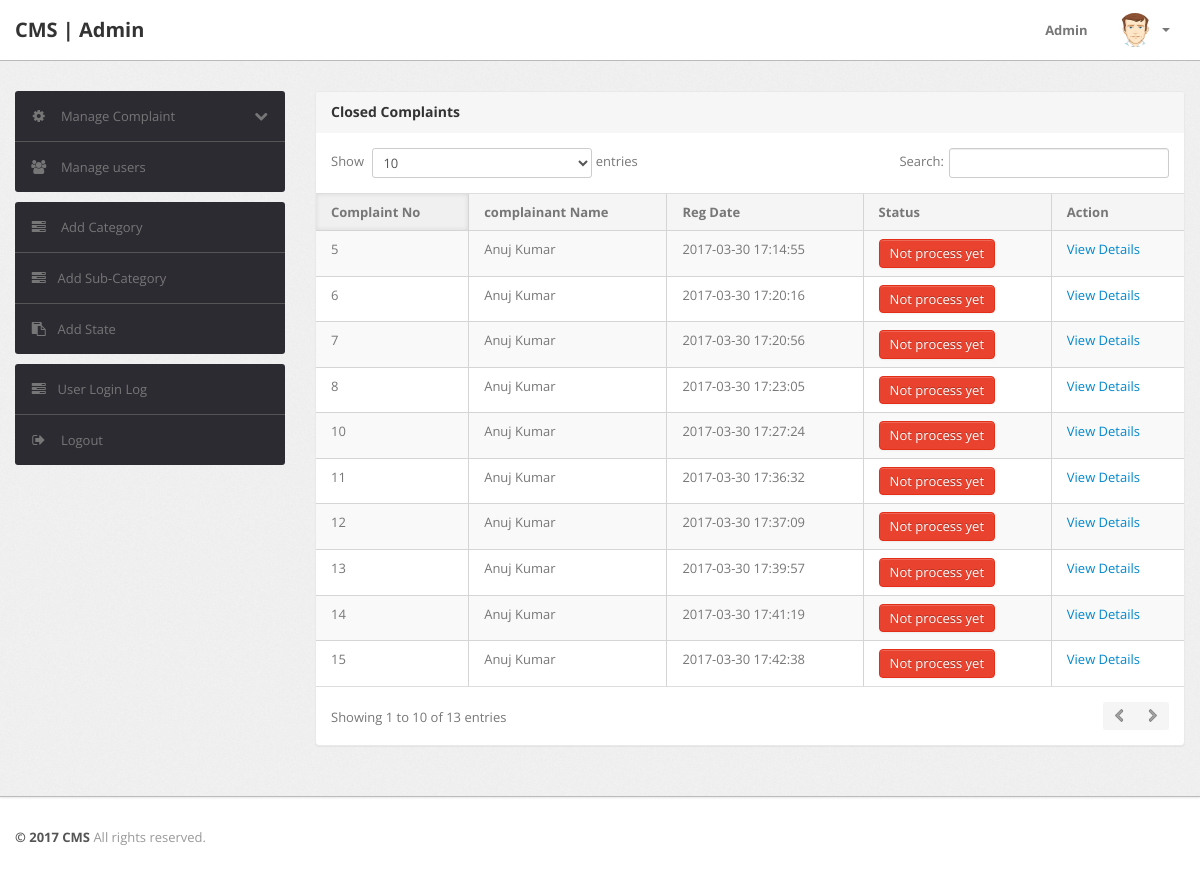
The page /admin/notprocess-complaint.php (signed in) on the database its author committed.
### tables this page shows
CREATE TABLE IF NOT EXISTS `tblcomplaints` (
  `complaintNumber` int(11) NOT NULL,
  `userId` int(11) NOT NULL,
  `category` int(11) NOT NULL,
  `subcategory` varchar(255) NOT NULL,
  `complaintType` varchar(255) NOT NULL,
  `state` varchar(255) NOT NULL,
  `noc` varchar(255) NOT NULL,
  `complaintDetails` mediumtext NOT NULL,
  `complaintFile` varchar(255) DEFAULT NULL,
  `regDate` timestamp NOT NULL DEFAULT CURRENT_TIMESTAMP,
  `status` varchar(50) DEFAULT NULL,
  `lastUpdationDate` timestamp NOT NULL DEFAULT '0000-00-00 00:00:00' ON UPDATE CURRENT_TIMESTAMP
);

CREATE TABLE IF NOT EXISTS `users` (
  `id` int(11) NOT NULL,
  `fullName` varchar(255) DEFAULT NULL,
  `userEmail` varchar(255) DEFAULT NULL,
  `password` varchar(255) DEFAULT NULL,
  `contactNo` bigint(11) DEFAULT NULL,
  `address` tinytext,
  `State` varchar(255) DEFAULT NULL,
  `country` varchar(255) DEFAULT NULL,
  `pincode` int(6) DEFAULT NULL,
  `userImage` varchar(255) DEFAULT NULL,
  `regDate` timestamp NOT NULL DEFAULT CURRENT_TIMESTAMP,
  `updationDate` timestamp NOT NULL DEFAULT '0000-00-00 00:00:00' ON UPDATE CURRENT_TIMESTAMP,
  `status` int(1) NOT NULL
);

### admin/notprocess-complaint.php (the view, shortened to what this page needs)
<?php
if(strlen($_SESSION['alogin'])==0)
	{
header('location:index.php');
}
else{
?>
<!DOCTYPE html>
<html lang="en">
<head>
	<link type="text/css" href="bootstrap/css/bootstrap.min.css" rel="stylesheet">
	<link type="text/css" href="bootstrap/css/bootstrap-responsive.min.css" rel="stylesheet">
	<link type="text/css" href="css/theme.css" rel="stylesheet">
	<link type="text/css" href="images/icons/css/font-awesome.css" rel="stylesheet">
</head>
<body>
<?php include('include/header.php');?>
	<div class="wrapper">
		<div class="container">
			<div class="row">
<?php include('include/sidebar.php');?>
			<div class="span9">
					<div class="content">
	<div class="module">
							<div class="module-head">
								<h3>Closed Complaints</h3>
							</div>
							<div class="module-body table">
								<table cellpadding="0" cellspacing="0" border="0" class="datatable-1 table table-bordered table-striped	 display" >
									<thead>
										<tr>
											<th>Complaint No</th>
											<th> complainant Name</th>
											<th>Reg Date</th>
											<th>Status</th>
											<th>Action</th>
										</tr>
									</thead>
<tbody>
<?php
$query=mysql_query("select tblcomplaints.*,users.fullName as name from tblcomplaints join users on users.id=tblcomplaints.userId where tblcomplaints.status is null ");
while($row=mysql_fetch_array($query))
{
?>
										<tr>
											<td><?php echo htmlentities($row['complaintNumber']);?></td>
											<td><?php echo htmlentities($row['name']);?></td>
											<td><?php echo htmlentities($row['regDate']);?></td>
											<td><button type="button" class="btn btn-danger">Not process yet</button></td>
											<td>   <a href="complaint-details.php?cid=<?php echo htmlentities($row['complaintNumber']);?>"> View Details</a>
											</td>
											</tr>
										<?php  } ?>
										</tbody>
								</table>
							</div>
						</div>
					</div>
				</div>
			</div>
		</div>
	</div>
<?php include('include/footer.php');?>
</body>
<?php } ?>

### admin/include/header.php (shortened to what this page needs)
<div class="navbar navbar-fixed-top">
		<div class="navbar-inner">
			<div class="container">
			  	<a class="brand" href="index.html">
			  		CMS | Admin
			  	</a>
				<div class="nav-collapse collapse navbar-inverse-collapse">
					<ul class="nav pull-right">
						<li><a href="#">
							Admin
						</a></li>
						<li class="nav-user dropdown">
							<a href="#" class="dropdown-toggle" data-toggle="dropdown">
								<img src="images/user.png" class="nav-avatar" />
								<b class="caret"></b>
							</a>
						</li>
					</ul>
				</div>
			</div>
		</div>
	</div>

### admin/include/sidebar.php (shortened to what this page needs)
<div class="span3">
					<div class="sidebar">
<ul class="widget widget-menu unstyled">
							<li>
								<a class="collapsed" data-toggle="collapse" href="#togglePages">
									<i class="menu-icon icon-cog"></i>
									<i class="icon-chevron-down pull-right"></i><i class="icon-chevron-up pull-right"></i>
									Manage Complaint
								</a>
							</li>
							<li>
								<a href="manage-users.php">
									<i class="menu-icon icon-group"></i>
									Manage users
								</a>
							</li>
						</ul>
						<ul class="widget widget-menu unstyled">
                                <li><a href="category.php"><i class="menu-icon icon-tasks"></i> Add Category </a></li>
                                <li><a href="subcategory.php"><i class="menu-icon icon-tasks"></i>Add Sub-Category </a></li>
                                <li><a href="state.php"><i class="menu-icon icon-paste"></i>Add State</a></li>
                            </ul>
						<ul class="widget widget-menu unstyled">
							<li><a href="user-logs.php"><i class="menu-icon icon-tasks"></i>User Login Log </a></li>
							<li>
								<a href="logout.php">
									<i class="menu-icon icon-signout"></i>
									Logout
								</a>
							</li>
						</ul>
					</div>
				</div>

### admin/include/footer.php
<div class="footer">
	<div class="container">
		<b class="copyright">&copy; 2017 CMS </b> All rights reserved.
	</div>
</div>

### rows shown on the page
tblcomplaints: complaintNumber "5", userId.fullName "Anuj Kumar", regDate "2017-03-30 17:14:55"
tblcomplaints: complaintNumber "6", userId.fullName "Anuj Kumar", regDate "2017-03-30 17:20:16"
tblcomplaints: complaintNumber "7", userId.fullName "Anuj Kumar", regDate "2017-03-30 17:20:56"
tblcomplaints: complaintNumber "8", userId.fullName "Anuj Kumar", regDate "2017-03-30 17:23:05"
tblcomplaints: complaintNumber "10", userId.fullName "Anuj Kumar", regDate "2017-03-30 17:27:24"
tblcomplaints: complaintNumber "11", userId.fullName "Anuj Kumar", regDate "2017-03-30 17:36:32"
tblcomplaints: complaintNumber "12", userId.fullName "Anuj Kumar", regDate "2017-03-30 17:37:09"
tblcomplaints: complaintNumber "13", userId.fullName "Anuj Kumar", regDate "2017-03-30 17:39:57"
tblcomplaints: complaintNumber "14", userId.fullName "Anuj Kumar", regDate "2017-03-30 17:41:19"
tblcomplaints: complaintNumber "15", userId.fullName "Anuj Kumar", regDate "2017-03-30 17:42:38"
